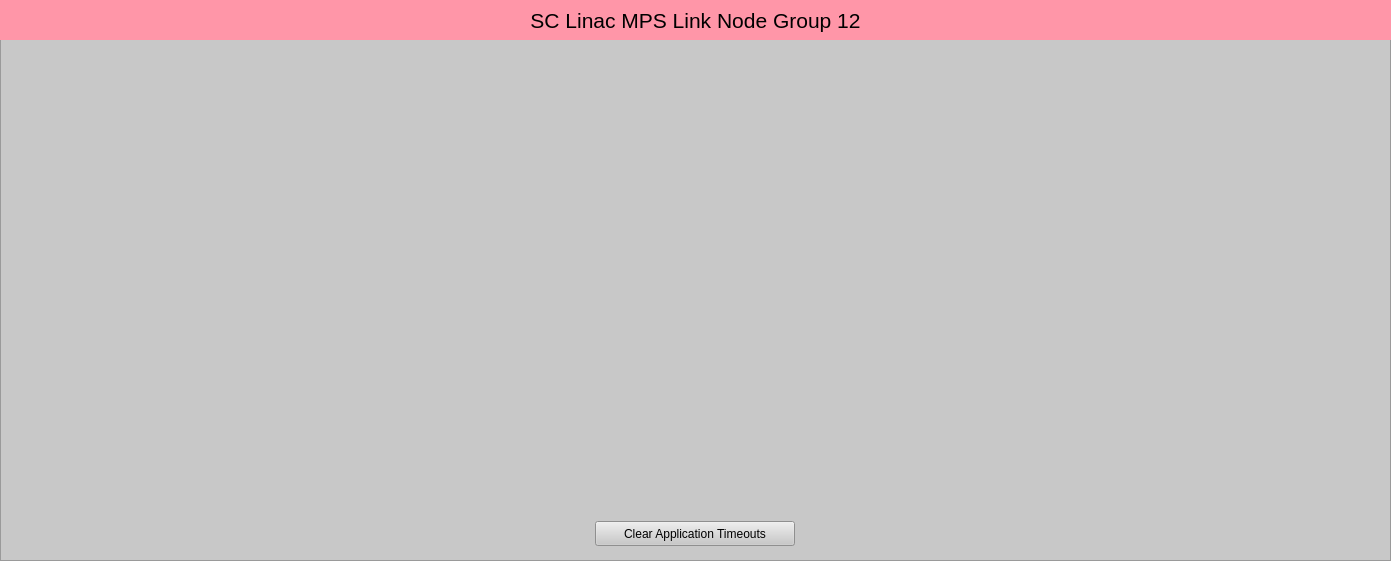
<?xml version="1.0" encoding="UTF-8"?>
<ui version="4.0">
 <class>Form</class>
 <widget class="QWidget" name="Form">
  <property name="geometry">
   <rect>
    <x>0</x>
    <y>0</y>
    <width>1391</width>
    <height>561</height>
   </rect>
  </property>
  <property name="windowTitle">
   <string>SC Linac MPS Link Node Group 12</string>
  </property>
  <widget class="QFrame" name="frame">
   <property name="geometry">
    <rect>
     <x>0</x>
     <y>0</y>
     <width>1391</width>
     <height>561</height>
    </rect>
   </property>
   <property name="styleSheet">
    <string notr="true">background-color: rgb(200, 200, 200);</string>
   </property>
   <property name="frameShape">
    <enum>QFrame::StyledPanel</enum>
   </property>
   <property name="frameShadow">
    <enum>QFrame::Raised</enum>
   </property>
   <widget class="QLabel" name="label">
    <property name="geometry">
     <rect>
      <x>0</x>
      <y>0</y>
      <width>1391</width>
      <height>40</height>
     </rect>
    </property>
    <property name="font">
     <font>
      <pointsize>16</pointsize>
     </font>
    </property>
    <property name="styleSheet">
     <string notr="true">background-color: rgb(255, 150, 168);</string>
    </property>
    <property name="text">
     <string>SC Linac MPS Link Node Group 12</string>
    </property>
    <property name="alignment">
     <set>Qt::AlignCenter</set>
    </property>
   </widget>
   <widget class="PyDMEmbeddedDisplay" name="PyDMEmbeddedDisplay">
    <property name="geometry">
     <rect>
      <x>924</x>
      <y>165</y>
      <width>457</width>
      <height>230</height>
     </rect>
    </property>
    <property name="toolTip">
     <string/>
    </property>
    <property name="macros" stdset="0">
     <string>{"P":"MPLN:SPS:MP02:1","CN":"SIOC:SYS0:MP02","AID":"0","SLOT_FILE":"LinkNode192_slot.ui","P_IN":"SIOC:SYS0:MP02","PGP":"0","LN":"192","TYPE":"REM","LOCA":"SPS","IOC_UNIT":"MP02","INST":"1","VIS":"1","P_IN2":"SIOC:SYS0:MP02","TEXT":"CN B005"}</string>
    </property>
    <property name="filename" stdset="0">
     <string>$PYDM/mps/mps_crate_link.ui</string>
    </property>
   </widget>
   <widget class="PyDMEmbeddedDisplay" name="PyDMEmbeddedDisplay">
    <property name="geometry">
     <rect>
      <x>467</x>
      <y>280</y>
      <width>457</width>
      <height>230</height>
     </rect>
    </property>
    <property name="toolTip">
     <string/>
    </property>
    <property name="macros" stdset="0">
     <string>{"P":"MPLN:SPS:MP01:1","CN":"SIOC:SYS0:MP02","AID":"0","SLOT_FILE":"LinkNode191_slot.ui","P_IN":"MPLN:SPS:MP02:1","PGP":"1","LN":"191","TYPE":"LOC","LOCA":"SPS","IOC_UNIT":"MP01","INST":"1","VIS":"0","P_IN2":"MPLN:SPS:MP02:1","TEXT":"LN Rx"}</string>
    </property>
    <property name="filename" stdset="0">
     <string>$PYDM/mps/mps_crate_link.ui</string>
    </property>
   </widget>
   <widget class="PyDMEmbeddedDisplay" name="PyDMEmbeddedDisplay">
    <property name="geometry">
     <rect>
      <x>10</x>
      <y>280</y>
      <width>457</width>
      <height>230</height>
     </rect>
    </property>
    <property name="toolTip">
     <string/>
    </property>
    <property name="macros" stdset="0">
     <string>{"P":"MPLN:BPN28:MP01:1","CN":"SIOC:SYS0:MP02","AID":"0","SLOT_FILE":"LinkNode190_slot.ui","P_IN":"MPLN:SPS:MP01:1","PGP":"0","LN":"190","TYPE":"LOC","LOCA":"BPN28","IOC_UNIT":"MP01","INST":"1","VIS":"0","P_IN2":"MPLN:SPS:MP01:1","TEXT":"LN Rx"}</string>
    </property>
    <property name="filename" stdset="0">
     <string>$PYDM/mps/mps_crate_link.ui</string>
    </property>
   </widget>
   <widget class="PyDMEmbeddedDisplay" name="PyDMEmbeddedDisplay">
    <property name="geometry">
     <rect>
      <x>467</x>
      <y>50</y>
      <width>457</width>
      <height>230</height>
     </rect>
    </property>
    <property name="toolTip">
     <string/>
    </property>
    <property name="macros" stdset="0">
     <string>{"P":"MPLN:SPS:MP03:1","CN":"SIOC:SYS0:MP02","AID":"0","SLOT_FILE":"LinkNode193_slot.ui","P_IN":"MPLN:SPS:MP02:1","PGP":"0","LN":"193","TYPE":"LOC","LOCA":"SPS","IOC_UNIT":"MP03","INST":"1","VIS":"0","P_IN2":"MPLN:SPS:MP02:1","TEXT":"LN Rx"}</string>
    </property>
    <property name="filename" stdset="0">
     <string>$PYDM/mps/mps_crate_link.ui</string>
    </property>
   </widget>
   <widget class="PyDMEmbeddedDisplay" name="PyDMEmbeddedDisplay">
    <property name="geometry">
     <rect>
      <x>10</x>
      <y>50</y>
      <width>457</width>
      <height>230</height>
     </rect>
    </property>
    <property name="toolTip">
     <string/>
    </property>
    <property name="macros" stdset="0">
     <string>{"P":"MPLN:SPS:MP04:1","CN":"SIOC:SYS0:MP02","AID":"0","SLOT_FILE":"LinkNode194_slot.ui","P_IN":"MPLN:SPS:MP03:1","PGP":"0","LN":"194","TYPE":"LOC","LOCA":"SPS","IOC_UNIT":"MP04","INST":"1","VIS":"0","P_IN2":"MPLN:SPS:MP03:1","TEXT":"LN Rx"}</string>
    </property>
    <property name="filename" stdset="0">
     <string>$PYDM/mps/mps_crate_link.ui</string>
    </property>
   </widget>
   <widget class="PyDMDrawingImage" name="PyDMDrawingImage">
    <property name="geometry">
     <rect>
      <x>10</x>
      <y>509</y>
      <width>250</width>
      <height>50</height>
     </rect>
    </property>
    <property name="toolTip">
     <string/>
    </property>
    <property name="styleSheet">
     <string notr="true">background-color: rgb(200, 200, 200);</string>
    </property>
    <property name="filename" stdset="0">
     <string>$PYDM/mps/lcls_mps_lockup_sidebyside_digital.png</string>
    </property>
   </widget>
   <widget class="PyDMPushButton" name="PyDMPushButton">
    <property name="geometry">
     <rect>
      <x>595</x>
      <y>521</y>
      <width>200</width>
      <height>25</height>
     </rect>
    </property>
    <property name="toolTip">
     <string/>
    </property>
    <property name="text">
     <string>Clear Application Timeouts</string>
    </property>
    <property name="channel" stdset="0">
     <string>ca://SIOC:SYS0:MP02:TO_ERR_CLR</string>
    </property>
    <property name="pressValue" stdset="0">
     <string>1</string>
    </property>
    <property name="releaseValue" stdset="0">
     <string>0</string>
    </property>
   </widget>
  </widget>
 </widget>
 <customwidgets>
  <customwidget>
   <class>PyDMEmbeddedDisplay</class>
   <extends>QFrame</extends>
   <header>pydm.widgets.embedded_display</header>
  </customwidget>
  <customwidget>
   <class>PyDMPushButton</class>
   <extends>QPushButton</extends>
   <header>pydm.widgets.pushbutton</header>
  </customwidget>
  <customwidget>
   <class>PyDMDrawingImage</class>
   <extends>QWidget</extends>
   <header>pydm.widgets.drawing</header>
  </customwidget>
 </customwidgets>
 <resources/>
 <connections/>
</ui>
